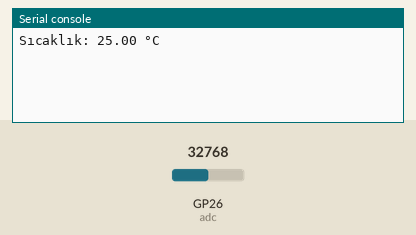
Bench run of a program on a simulated Raspberry Pi Pico running MicroPython. Shown: the last lines printed to the serial console. Wiring (from the project's diagram.json): NTC temperature sensor on GP26. Inputs (shaded band) come from the test bench; at power-on: GP26 (adc) = 32768 (analog values on the 0–65535 scale).

Above: at 1.2 s.
1.3 s: GP26 (adc) set to 45874
At 2.5 s:
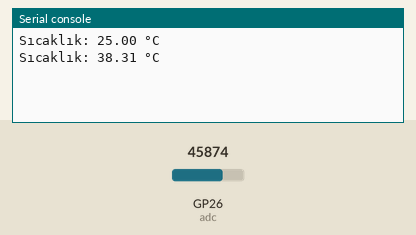
4.0 s: GP26 (adc) set to 57670
At 5.2 s:
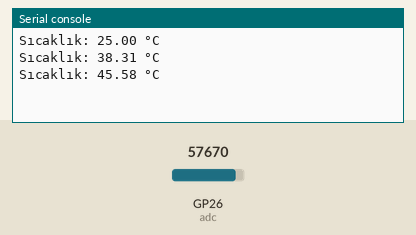
Timing chart, 0 to 7.0 s (numbered marks = the images above; inputs shaded):
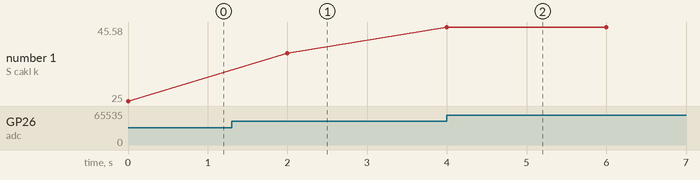

The program:

main.py
```python
import machine
import time

# ADC pin tanımlaması
adc = machine.ADC(26)  # GPIO26'ya bağladığınız pin

while True:
    adc_value = adc.read_u16()  # ADC'den okunan değeri alın
    resistance = (65535 / adc_value) - 1  # Termistör direncini hesaplayın
    temperature = 1 / ((1 / 298.15) + (1 / 3988) * (resistance - 1)) - 273.15  # Sıcaklığı hesaplayın (Kelvin'den dereceye dönüştürün)

    print("Sıcaklık: {:.2f} °C".format(temperature))
    time.sleep(2)  # 2 saniyede bir veri okuma yap
```

Measured:
- after the input at 1.3 s, the serial console: prints a new line after 0.70 s (image 1)
- after the input at 4.0 s, the serial console: prints a new line at once (image 2)
- plotted number 1: 25 → 38.31 after the input at 1.3 s, 38.31 → 45.58 after the input at 4.0 s
